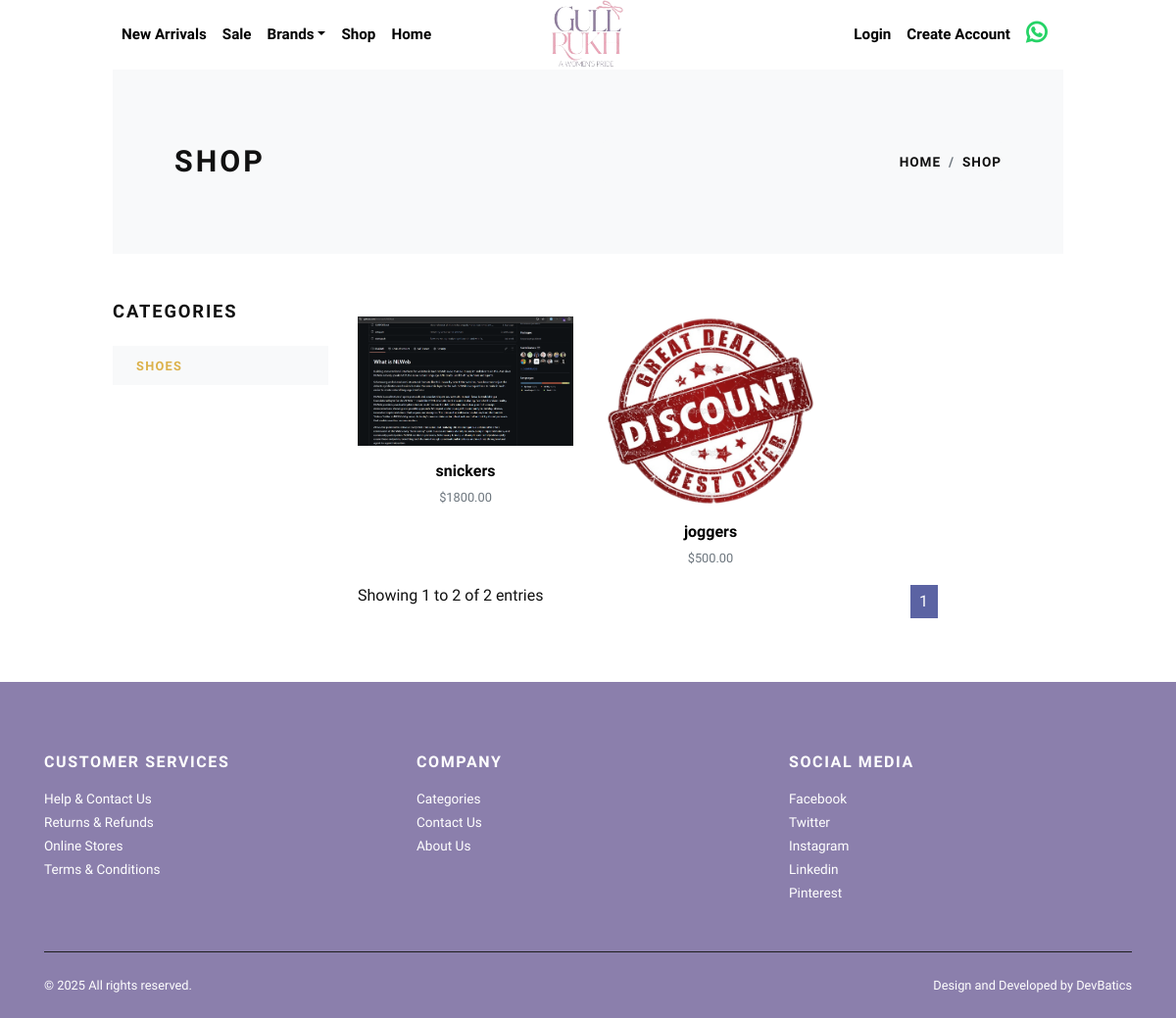
The app's page /shop/ with its own data.
### store/models.py (models this page shows, shortened)
class Category(models.Model):
    brand = models.ForeignKey(Brand, verbose_name="Categoy Brand", on_delete=models.CASCADE, default=False)
    title = models.CharField(max_length=50, verbose_name="Category Title")
    slug = models.SlugField(max_length=55, verbose_name="Category Slug")
    description = models.TextField(blank=True, verbose_name="Category Description")
    category_image = models.ImageField(upload_to='category', blank=True, null=True, verbose_name="Category Image")
    is_active = models.BooleanField(verbose_name="Is Active?")
    is_featured = models.BooleanField(verbose_name="Is Featured?")
    created_at = models.DateTimeField(auto_now_add=True, verbose_name="Created Date")
    class Meta:
        verbose_name_plural = 'Categories'
        ordering = ('-created_at', )

class Product(models.Model):
    category = models.ForeignKey(Category, verbose_name="Product Categoy", on_delete=models.CASCADE)
    basetype = models.ForeignKey(BaseType, verbose_name="Base Type", on_delete=models.CASCADE,default=False)
    title = models.CharField(max_length=150, verbose_name="Product Title")
    quantity = models.CharField(max_length=255,default=False)
    length = models.CharField(max_length=255,default=False)
    width = models.CharField(max_length=255,default=False)
    short_description = models.TextField(verbose_name="Short Description")
    detail_description = models.TextField(blank=True, null=True, verbose_name="Detail Description")
    product_image = models.ImageField(upload_to='product', blank=True, null=True, verbose_name="Product Image")
    price = models.DecimalField(max_digits=8, decimal_places=2)
    is_active = models.BooleanField(verbose_name="Is Active?")
    is_featured = models.BooleanField(verbose_name="Is Featured?")
    new_arrival = models.BooleanField(default=False)
    sale = models.BooleanField(default=False)
    created_at = models.DateTimeField(auto_now_add=True, verbose_name="Created Date")
    class Meta:
        verbose_name_plural = 'Products'
        ordering = ('-created_at', )

### store/views.py (the view)
# urls.py: path('shop/', views.shop, name="shop"),
def shop(request):
    all_categories = Category.objects.all()
    products_paginator = Product.objects.filter(is_active=True)
    paginator = Paginator(products_paginator, 100)
    page_number = request.GET.get('page')
    products = paginator.get_page(page_number)
    context={
        'products':products,
        'all_categories':all_categories,
    }
    return render(request, 'store/shop.html',context)

### store/context_preprocessors.py (called while the page is built)
def store_menu(request):
    categories = Category.objects.filter(is_active=True)
    brands = Brand.objects.all()
    context = {
        'categories_menu': categories,
        'brands':brands,
    }
    return context

def cart_menu(request):
    if request.user.is_authenticated:
        cart_items= Cart.objects.filter(user=request.user)
        context = {
            'cart_items': cart_items,
        }
    else:
        context = {}
    return context

### templates/store/shop.html (shortened to what this page needs)
{% extends 'base.html' %}
{% load static %}
    {% block content %}
      <div class="container col-md-10">
        <section class="py-5 bg-light">
          <div class="container">
            <div class="row px-4 px-lg-5 py-lg-4 align-items-center">
              <div class="col-lg-6">
                <h1 class="h2 text-uppercase mb-0">Shop</h1>
              </div>
              <div class="col-lg-6 text-lg-right">
                <nav aria-label="breadcrumb">
                  <ol class="breadcrumb justify-content-lg-end mb-0 px-0">
                    <li class="breadcrumb-item"><a href="{% url 'store:home' %}">Home</a></li>
                    <li class="breadcrumb-item"><a href="{% url 'store:shop' %}">Shop</a></li>
                  </ol>
                </nav>
              </div>
            </div>
          </div>
        </section>
        <section class="py-5">
          <div class="container p-0">
            <div class="row">
              <div class="col-lg-3 order-2 order-lg-1">
                <h5 class="text-uppercase mb-4">Categories</h5>
                {% if all_categories %}
                  {% for cat in all_categories %}
                    <a href="{% url 'store:category-products' cat.id %}">
                      <div class="py-2 px-4 {% if category == cat %}bg-dark text-white {% else %}bg-light{% endif %} mb-3">
                        <strong class="small text-uppercase font-weight-bold">{{cat.title}}</strong>
                      </div>
                    </a>
                  {% endfor %}
                {% endif %}
              </div>
              <div class="col-lg-9 order-1 order-lg-2 mb-5 mb-lg-0">
                <div class="row">
                  {% if products %}
                    {% for product in products %}
                      <div class="col-lg-4 col-sm-6">
                        <div class="product text-center">
                          <div class="mb-3 position-relative">
                            <a class="d-block" href="{% url 'store:product_detail' product.id %}">
                              {% if product.product_image %}
                                <img class="img-fluid w-100" src="{{product.product_image.url}}" alt="{{product.title}}">
                              {% else %}
                                <img class="img-fluid w-100" src="{% static 'img/product-1.jpg' %}" alt="{{product.title}}">
                              {% endif %}
                            </a>
                          </div>
                          <h6> <a class="reset-anchor" href="{% url 'store:product_detail' product.id %}">{{product.title}}</a></h6>
                          <p class="small text-muted">${{product.price}}</p>
                        </div>
                      </div>
                    {% endfor %}
                  {% endif %}
                </div>
                <div class="row">
                  <div class="col-md-4">
                      Showing {{ products.start_index }} to {{ products.end_index }} of {{ products.paginator.count }} entries
                      </div>
                      <div class="col-md-5">
                      </div>
                      <div class="col-md-3">
                          <nav aria-label="...">
                              <ul class="pagination">
                                  <div class="pagination">
                                      {% for num in products.paginator.page_range %}
                                          {% if products.number == num %}
                                              <span class="current-page" style="border: 1px solid; padding: 5px; margin-right: 5px;  background-color: #5b63a3; color: white; width: 30px; display: flex; justify-content: center;">{{ num }}</span>
                                          {% elif num in products.paginator.page_range|slice:":4" %}
                                              <a href="?page={{ num }}"  style="border: 1px solid #ccc; padding: 5px; margin-right: 5px; width: 30px; display: flex; justify-content: center;  background-color: #fbf1b8;">{{ num }}</a>
                                          {% elif num == products.paginator.page_range.4 %}
                                          <span style="color: #5b63a3; margin-right: 3px;"> .... </span>
                                          {% elif num in products.paginator.page_range|slice:"-2:" %}
                                              <a href="?page={{ num }}"  style="border: 1px solid #ccc; padding: 5px; margin-right: 5px; width: 30px; display: flex; justify-content: center;  background-color: #fbf1b8;">{{ num }}</a>
                                          {% endif %}
                                      {% endfor %}
                                  </div>
                              </ul>
                          </nav>
                      </div>
                  </div>
              </div>
            </div>
          </div>
        </section>
      </div>
      {% endblock content %}

### static/css/style.default.css (style rules this page uses)
strong { font-weight: 700; }
.product img { -webkit-filter: grayscale(40%); filter: grayscale(40%); transition: all 0.3s; }
.text-uppercase { text-transform: uppercase; letter-spacing: 0.1em; }
.reset-anchor { color: inherit; transition: all 0.3s; color: #000; }
body { font-family: "Libre Franklin", sans-serif; font-size: 1rem; font-weight: 400; line-height: 1.5; color: #111111; background-color: #fff; }
a { color: #dcb14a; text-decoration: none; }
h1, h2, h3, h4, h5, h6, .h1, .h2, .h3, .h4, .h5, .h6 { margin-bottom: 0.5rem; font-family: inherit; font-weight: 900; line-height: 1.2; color: inherit; }
h1, .h1 { font-size: 2.2rem; }
h2, .h2 { font-size: 1.9rem; }
h5, .h5 { font-size: 1.15rem; }
h6, .h6 { font-size: 1rem; }
small, .small { font-size: 80%; font-weight: 400; }
.bg-light { background-color: #f8f9fa !important; }
.breadcrumb { background: #f8f9fa; }
.breadcrumb-item { font-size: 0.85rem; text-transform: uppercase; letter-spacing: 0.07em; font-weight: 900; color: #111111; }
.breadcrumb-item a { color: inherit; transition: all 0.3s; }

### records on screen
Category: title "SHOES"
Product: product_image (picture), title "snickers", price "1800.00"
Product: product_image (picture), title "joggers", price "500.00"

### other values on screen
{{ products.start_index }} "1"
{{ products.end_index }} "2"
{{ products.paginator.count }} "2"
{{ num }} "1"
